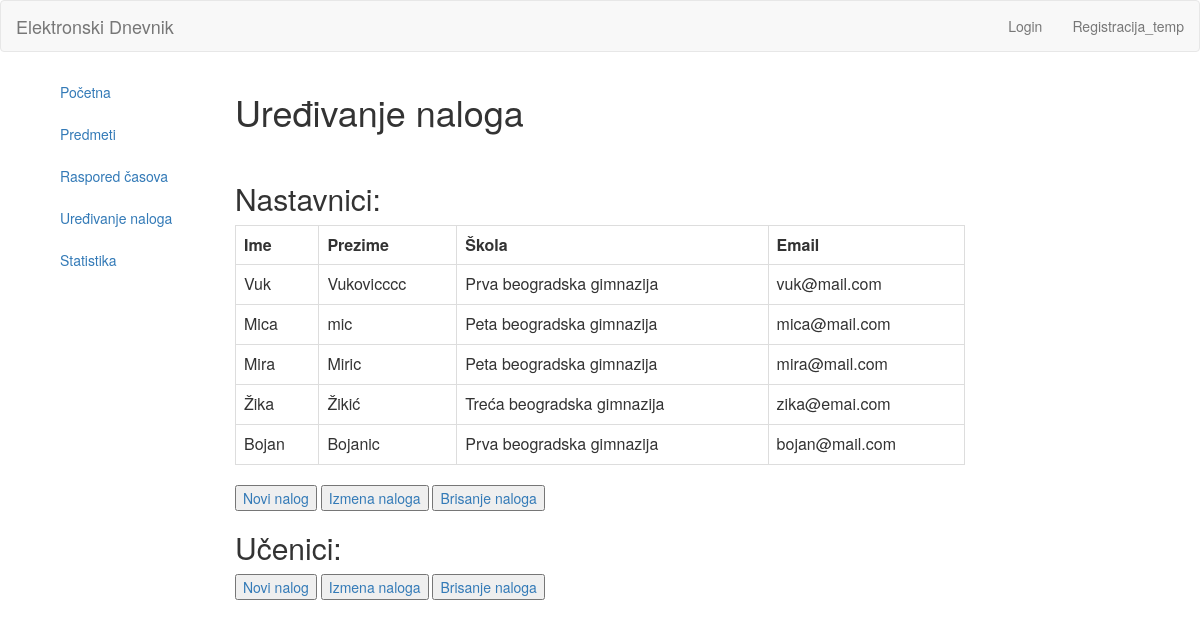
/index.php/koordinator/uredjivanje, run on an earlier commit of the app's database.
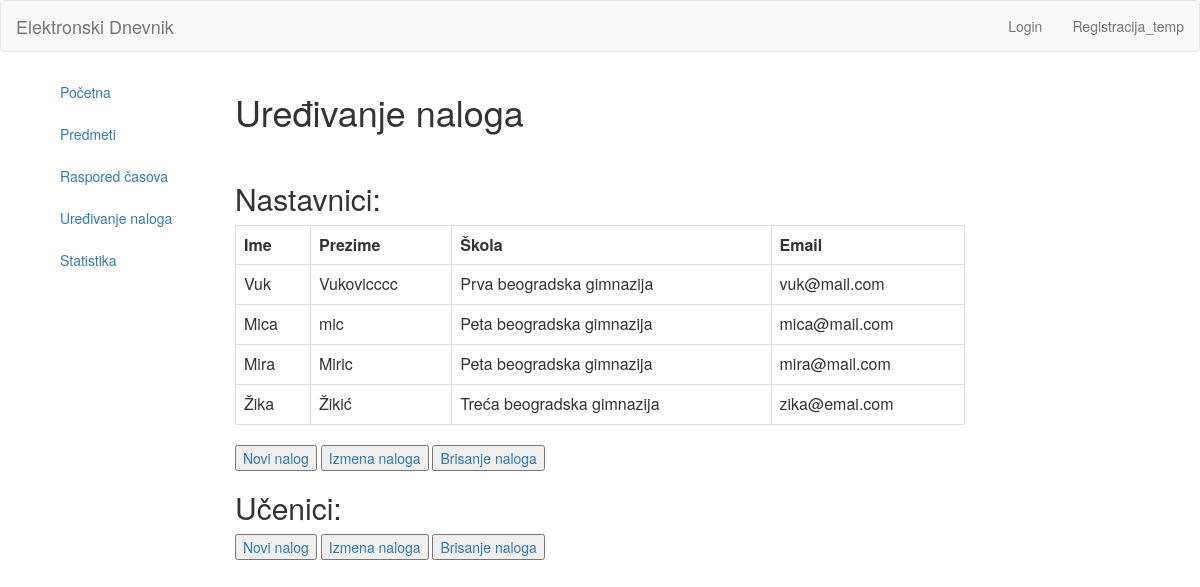
And on a later commit of the database.
### tables this page shows
CREATE TABLE `users` (
  `id` int(11) NOT NULL,
  `name` varchar(255) NOT NULL,
  `surname` varchar(255) NOT NULL,
  `email` varchar(255) NOT NULL,
  `username` varchar(255) NOT NULL,
  `password` varchar(255) NOT NULL
);

CREATE TABLE `skola` (
  `id` int(11) NOT NULL,
  `ime` varchar(255) NOT NULL,
  `adresa` varchar(255) NOT NULL,
  `grad` varchar(255) NOT NULL
);

### application/controllers/Koordinator.php (called while the page is built, shortened)
<?php
	class Koordinator extends CI_Controller{
		public function uredjivanje(){
			$data['title'] = 'Uređivanje naloga';
			$this->load->model('Koordinator_model');
			$data['nastavnici'] = $this->Koordinator_model->getNastavnikIds();
			$data['skole'] = $this->Koordinator_model->getSkole();
			$data['users'] = $this->Koordinator_model->getUsers();
				$this->load->view('templates/header');
				$this->load->view('koordinator/uredjivanje', $data);
				$this->load->view('templates/footer');
		}
	}

### index.php (called while the page is built, shortened)
<?php
require_once BASEPATH.'core/CodeIgniter.php';

### application/models/koordinator_model.php (called while the page is built, shortened)
<?php
	class Koordinator_model extends CI_Model{
		public function getNastavnikIds(){
			$nastavnik = $this->db->get("nastavnik");
			return $nastavnik;
		}
		public function getUsers(){
			$users = $this->db->get("users");
			return $users;
		}
		public function getSkole(){
			$query = $this->db->get('skola');
			return $query;
		}
	}

### application/views/koordinator/uredjivanje.php (the view)
<div class="col col-lg-2 col-md-3 col-sm-3 col-xs-12 left-container">
	<div class="tm-left-inner-container">
		<ul class="nav nav-stacked css-nav">
			<li><a href="<?php echo base_url(); ?>koordinator/index">Početna</a></li>
			<li><a href="<?php echo base_url(); ?>koordinator/predmeti">Predmeti</a></li>
			<li><a href="<?php echo base_url(); ?>koordinator/raspored">Raspored časova</a></li>
			<li><a href="<?php echo base_url(); ?>koordinator/uredjivanje">Uređivanje naloga</a></li>
			<li><a href="<?php echo base_url(); ?>koordinator/statistika">Statistika</a></li>
		</ul>
	</div>
</div>
<div class="col col-lg-8 col-md-7 col-sm-7 col-xs-12 right-container">
	<div class="tm-right-inner-container">
		<h1 class="css-header">Uređivanje naloga</h1>
		<br>
		<h2 class="css-header">Nastavnici:</h2>
		<table class = "table table-bordered">
			<tr colspan = "5">
				<td><strong>Ime</strong></td>
				<td><strong>Prezime</strong></td>
				<td><strong>Škola</strong></td>
				<td><strong>Email</strong></td>
			</tr>
			<?php
			foreach($nastavnici->result() as $row)
			{
				foreach($users->result() as $rowU)
				{
					foreach($skole->result() as $rowS)
					{
						if($row->id === $rowU->id && $row->skolaId === $rowS->id){
							?>
							<tr>
								<td> <?php echo $rowU->name; ?> </td>
								<td> <?php echo $rowU->surname; ?> </td>
								<td> <?php echo $rowS->ime; ?> </td>
								<td> <?php echo $rowU->email; ?> </td>
							</tr>
							<?php
						}
					}
				}
			}
			?>
		</table>
		<button type="submit"><a href="<?php echo base_url(); ?>koordinator/noviNalog">Novi nalog</a></button>
		<button type="submit"><a href="<?php echo base_url(); ?>koordinator/izmenaNaloga">Izmena naloga</a></button>
		<button type="submit"><a href="<?php echo base_url(); ?>koordinator/brisanjeNaloga">Brisanje naloga</a></button>
		<br>
		<h2 class="css-header">Učenici:</h2>
		<button type="submit"><a href="<?php echo base_url(); ?>koordinator/noviNalogU">Novi nalog</a></button>
		<button type="submit"><a href="<?php echo base_url(); ?>koordinator/izmenaNalogaU">Izmena naloga</a></button>
		<button type="submit"><a href="<?php echo base_url(); ?>koordinator/brisanjeNalogaU">Brisanje naloga</a></button>
	</div>
</div>

What changed in the data, as far as the page shows it:
removed nastavnik: skola (ime "Prva beogradska gimnazija")
removed users: name "Bojan", surname "Bojanic", email "bojan@mail.com", skola (ime "Prva beogradska gimnazija")
